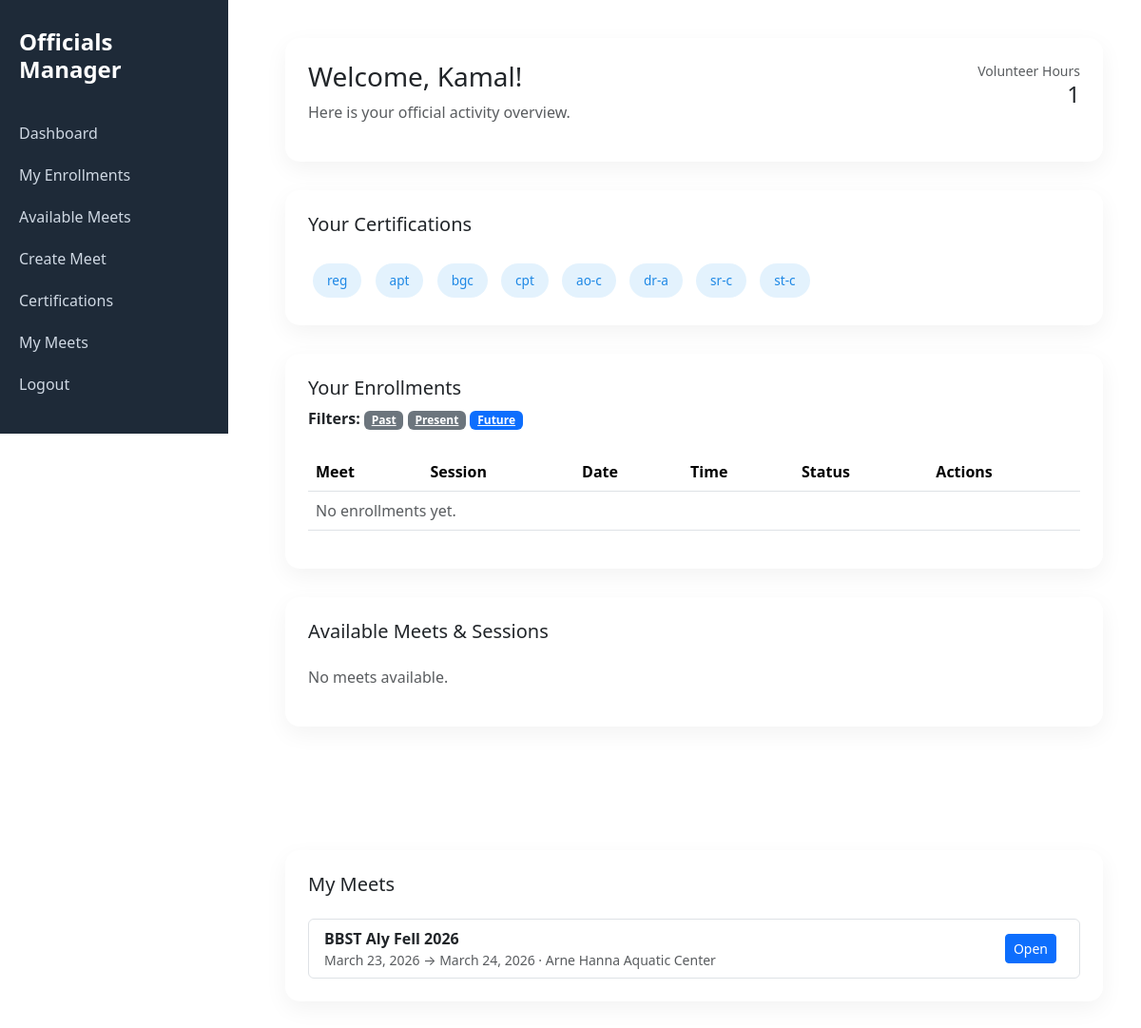
The app's page /official/dashboard (signed in) with its own data.
### meets/models.py (models this page shows, shortened)
class User(AbstractUser):
    phone = models.CharField(max_length=20, blank=True)
    certifications = models.ManyToManyField(
        'Certification',
        blank=True,
        related_name='officials'
    )

class RosterCertification(models.Model):
    roster = models.ForeignKey(RosterEntry, on_delete=models.CASCADE, related_name='certifications')
    name = models.CharField(max_length=100)
    value = models.CharField(max_length=200, blank=True)

class Meet(models.Model):
    name = models.CharField(max_length=200)
    location = models.CharField(max_length=255)
    start_date = models.DateField()
    end_date = models.DateField()
    description = models.TextField(blank=True)
    created_by = models.ForeignKey(
        User,
        on_delete=models.CASCADE,
        related_name="created_meets"
    )
    join_code = models.CharField(max_length=10, unique=True, editable=False)
    num_sessions = models.PositiveIntegerField(default=1)
    created_at = models.DateTimeField(auto_now_add=True)

### meets/views.py (the view)
# urls.py: path("official/dashboard", views.official_dashboard, name="official-dashboard"),
@login_required
def official_dashboard(request):
    user = request.user
    roster_entry = RosterEntry.objects.filter(member_id__iexact=user.username).first()
    certifications = RosterCertification.objects.filter(roster=roster_entry) if roster_entry else []
    enrollments = SessionAssignment.objects.filter(official=user).select_related('session__meet', 'session')
    today = timezone.now().date()
    meets_done_qs = enrollments.filter(session__date__lt=today).filter(Q(hours_worked__gt=0) | Q(checked_in=True)).values_list('session__meet', flat=True).distinct()
    volunteer_hours = meets_done_qs.count()
    past_enrollments = []
    present_enrollments = []
    future_enrollments = []
    for e in enrollments:
        sess_date = getattr(e.session, 'date', None)
        did_something = bool(getattr(e, 'hours_worked', 0) or getattr(e, 'checked_in', False))
        if not sess_date:
            continue
        if sess_date < today and did_something:
            past_enrollments.append(e)
        elif sess_date == today and did_something:
            present_enrollments.append(e)
        elif sess_date > today and did_something:
            future_enrollments.append(e)
    filter_mode = request.GET.get('filter', 'future')
    q = request.GET.get('q', '').strip()
    if filter_mode == 'past':
        enrollments = enrollments.filter(session__date__lt=today)
    elif filter_mode == 'present':
        enrollments = enrollments.filter(session__date=today)
    else:
        enrollments = enrollments.filter(session__date__gt=today)
    available_meets = Meet.objects.filter(start_date__gt=today)
    if q:
        available_meets = available_meets.filter(Q(name__icontains=q) | Q(location__icontains=q)).distinct()
    my_meets = Meet.objects.filter(created_by=user).order_by('-start_date')
    return render(request, "meets/official_dashboard.html", {
        "user": user,
        "certifications": certifications,
        "enrollments": enrollments,
        "volunteer_hours": volunteer_hours,
        "past_enrollments": past_enrollments,
        "present_enrollments": present_enrollments,
        "future_enrollments": future_enrollments,
        "available_meets": available_meets,
        "my_meets": my_meets,
        "q": q,
        "filter_mode": filter_mode,
        "today": timezone.now().date(),
    })

### meets/templates/meets/official_dashboard.html (shortened to what this page needs)
{% load static %}
<!DOCTYPE html>
<html lang="en">
<head>
<link href="https://cdn.jsdelivr.net/npm/bootstrap@5.3.2/dist/css/bootstrap.min.css" rel="stylesheet">
</head>
<body>
<div class="sidebar">
    <h4>Officials Manager</h4>
    <a href="#dashboard">Dashboard</a>
    <a href="#enrollments">My Enrollments</a>
    <a href="#available-meets">Available Meets</a>
    <a href="{% url 'meet-create' %}">Create Meet</a>
    <a href="#certifications">Certifications</a>
    <a href="#my-meets">My Meets</a>
    <a href="{% url 'logout' %}">Logout</a>
</div>
<div class="main-content">
    <div class="card card-custom p-4">
        <div class="d-flex justify-content-between align-items-start">
            <div>
                <h3>Welcome, {{ user.first_name|default:user.username }}!</h3>
                <p class="text-muted">Here is your official activity overview.</p>
            </div>
            <div class="text-end">
                <div class="small text-muted">Volunteer Hours</div>
                <div class="h4">{{ volunteer_hours }}</div>
            </div>
        </div>
    </div>
    <div id="certifications" class="card card-custom p-4">
        <h5>Your Certifications</h5>
        <div class="mt-3">
            {% for cert in certifications %}
                <span class="cert-badge">
                    {{ cert.name }}{% if cert.expiry_date %} (expires {{ cert.expiry_date }}){% endif %}
                </span>
            {% empty %}
                <p class="text-muted">No certifications on file.</p>
            {% endfor %}
        </div>
    </div>
    <div id="enrollments" class="card card-custom p-4">
        <h5>Your Enrollments</h5>
        <div class="mb-2">
            <strong>Filters:</strong>
            <a href="?filter=past" class="badge {% if filter_mode == 'past' %}bg-primary{% else %}bg-secondary{% endif %}">Past</a>
            <a href="?filter=present" class="badge {% if filter_mode == 'present' %}bg-primary{% else %}bg-secondary{% endif %}">Present</a>
            <a href="?filter=future" class="badge {% if filter_mode == 'future' %}bg-primary{% else %}bg-secondary{% endif %}">Future</a>
        </div>
        <div class="table-responsive mt-3">
            <table class="table align-middle">
                <thead>
                    <tr>
                        <th>Meet</th>
                        <th>Session</th>
                        <th>Date</th>
                        <th>Time</th>
                        <th>Status</th>
                        <th>Actions</th>
                    </tr>
                </thead>
                <tbody>
                    {% for enrollment in enrollments %}
                    <tr>
                        <td>{{ enrollment.session.meet.name }}</td>
                        <td>Session {{ enrollment.session.session_number }}</td>
                        <td>{{ enrollment.session.date }}</td>
                        <td>{{ enrollment.session.start_time }} - {{ enrollment.session.end_time }}</td>
                        <td>
                            {% if enrollment.checked_in %}
                                <span class="status-badge status-checked">Checked In</span>
                            {% else %}
                                <span class="status-badge status-not">Not Checked In</span>
                            {% endif %}
                        </td>
                        <td class="text-end align-middle">
                            {% if enrollment.session.date == today %}
                                {% if not enrollment.checked_in %}
                                    <form method="post" action="{% url 'self-check-in' enrollment.session.id %}" style="display:inline;">
                                        {% csrf_token %}
                                        <button class="btn btn-sm btn-outline-success">Check In</button>
                                    </form>
                                {% endif %}
                            {% elif enrollment.session.date > today %}
                                <form method="post" action="{% url 'leave-session' enrollment.id %}" style="display:inline;">
                                    {% csrf_token %}
                                    <button class="btn btn-sm btn-outline-danger btn-action" type="submit">Leave</button>
                                </form>
                            {% endif %}
                        </td>
                    </tr>
                    {% empty %}
                        <tr><td colspan="6" class="text-muted">No enrollments yet.</td></tr>
                    {% endfor %}
                </tbody>
            </table>
        </div>
    </div>
    <div id="available-meets" class="card card-custom p-4">
        <h5>Available Meets & Sessions</h5>
        <div class="row mt-3">
            {% for meet in available_meets %}
            <div class="col-md-6">
                <div class="meet-card">
                    <h6>📍 {{ meet.name }}</h6>
                    <p class="text-muted">{{ meet.location }}</p>
                    <a href="{% url 'meet-home' meet.id %}" class="btn btn-sm btn-primary btn-action">View Sessions</a>
                </div>
            </div>
            {% empty %}
                <div class="col-12"><p class="text-muted">No meets available.</p></div>
            {% endfor %}
        </div>
    </div>
</div>
<div class="main-content" style="margin-top:20px">
    <div id="my-meets" class="card card-custom p-4">
        <h5>My Meets</h5>
        <div class="mt-3">
            {% if my_meets %}
                <div class="list-group">
                    {% for m in my_meets %}
                        <div class="list-group-item d-flex justify-content-between align-items-center">
                            <div>
                                <strong>{{ m.name }}</strong>
                                <div class="small text-muted">{{ m.start_date }} → {{ m.end_date }} · {{ m.location }}</div>
                            </div>
                                <div>
                                <a href="{% url 'meet-home' m.id %}" class="btn btn-sm btn-primary me-2">Open</a>
                            </div>
                        </div>
                    {% endfor %}
                </div>
            {% else %}
                <p class="text-muted">You have not created any meets yet.</p>
            {% endif %}
        </div>
    </div>
</div>
</body>
</html>

### meets/templates/meets/official_dashboard.html (style rules this page uses)
.sidebar { background: #1e2a38; color: white; padding: 30px 20px; position: fixed; width: 240px; }
.sidebar h4 { font-weight: 600; margin-bottom: 30px; }
.sidebar a { color: #cfd8e3; display: block; padding: 10px 0; text-decoration: none; transition: 0.3s; }
.main-content { margin-left: 260px; padding: 40px; }
.card-custom { border: none; border-radius: 15px; box-shadow: 0 8px 25px rgba(0,0,0,0.05); margin-bottom: 30px; transition: 0.3s ease; }
.cert-badge { background: #e3f2fd; color: #1e88e5; padding: 8px 15px; border-radius: 20px; display: inline-block; margin: 5px; font-size: 0.85rem; }
.table thead { background-color: #1e2a38; color: white; }

### records on screen
User: first_name "Kamal"
RosterCertification: name "reg"
RosterCertification: name "apt"
RosterCertification: name "bgc"
RosterCertification: name "cpt"
RosterCertification: name "ao-c"
RosterCertification: name "dr-a"
RosterCertification: name "sr-c"
RosterCertification: name "st-c"
Meet: name "BBST Aly Fell 2026", start_date "March 23, 2026", end_date "March 24, 2026", location "Arne Hanna Aquatic Center"

### other values on screen
{{ volunteer_hours }} "1"
